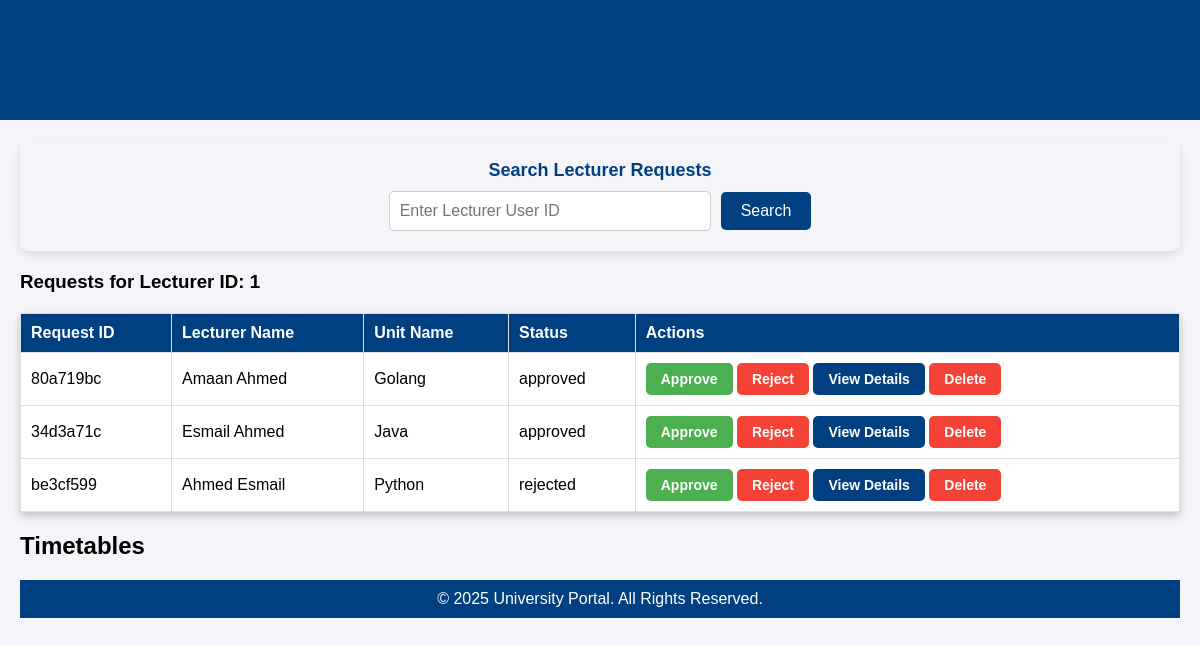
The app's page /dashboard/timetabler/search?lecturer_id=1 with its own data.
### tables this page shows
CREATE TABLE timetable_requests (
                id TEXT PRIMARY KEY,
                lecturer_id INTEGER NOT NULL,
                lecturer_name STRING NOT NULL,
                course_id INTEGER,
                unit_name TEXT NOT NULL,
                room_available TEXT NOT NULL DEFAULT 'Unknown', --default value set here
                student_count INTEGER NOT NULL,
                preferred_days TEXT,
                preferred_times TEXT,
                additional_notes TEXT,
                status TEXT DEFAULT 'pending',
                created_at TEXT DEFAULT CURRENT_TIMESTAMP,
                timetable_id STRING,
                FOREIGN KEY(lecturer_id) REFERENCES users(id)
            );

### app.py (the view)
@app.route('/dashboard/timetabler/search', methods=['GET'])
def search_lecturer_requests():
    lecturer_id = request.args.get('lecturer_id')  # Get the Lecturer User ID from the form
    if not lecturer_id:
        return redirect('/dashboard/timetabler')  # Redirect back if no ID is provided
    with get_db_connection() as conn:
        requests = conn.execute('''
            SELECT * FROM timetable_requests
            WHERE lecturer_id = ?
        ''', (lecturer_id,)).fetchall()
    return render_template('timetabler_dashboard.html', requests=requests, lecturer_id=lecturer_id)

### app.py (called while the page is built)
def get_db_connection():
    conn = sqlite3.connect('projo.db')  # Ensure this matches your database file
    conn.row_factory = sqlite3.Row  # Allows accessing columns by name
    return conn

### templates/timetabler_dashboard.html (shortened to what this page needs)
<!DOCTYPE html>
<html lang="en">
<head>
</head>
<body>
    <header>
        <h1>Time Tabler Dashboard</h1>
    </header>
    <main>
        <div class="search-container">
            <form action="/dashboard/timetabler/search" method="GET" class="search-form">
                <label for="lecturer_id" class="search-label">Search Lecturer Requests</label>
                <div class="search-input-group">
                    <input type="text" id="lecturer_id" name="lecturer_id" class="search-input" placeholder="Enter Lecturer User ID" required>
                    <button type="submit" class="search-btn">Search</button>
                </div>
            </form>
        </div>
        {% if lecturer_id %}
            <h3>Requests for Lecturer ID: {{ lecturer_id }}</h3>
        {% endif %}
        <table>
            <tr>
                <th>Request ID</th>
                <th>Lecturer Name</th>
                <th>Unit Name</th>
                <th>Status</th>
                <th>Actions</th>
            </tr>
            {% for request in requests %}
            <tr id="request-{{ request.id }}">
                <td>{{ request.id }}</td>
                <td>{{ request.lecturer_name }}</td>
                <td>{{ request.unit_name }}</td>
                <td>{{ request.status }}</td>
                <td>
                    <form method="POST" action="/request/approve/{{ request.id }}" style="display: inline;">
                        <button type="submit" class="approve-btn">Approve</button>
                    </form>
                    <form method="POST" action="/request/reject/{{ request.id }}" style="display: inline;">
                        <button type="submit" class="reject-btn">Reject</button>
                    </form>
                    <a href="/dashboard/timetabler/view/{{ request.id }}" class="view-details-btn">View Details</a>
                    <form method="POST" action="/request/delete/{{ request.id }}" style="display: inline;">
                        <button type="submit" class="delete-btn">Delete</button>
                    </form>
                </td>
            </tr>
            {% endfor %}
        </table>
        <h2>Timetables</h2>
    <footer>
        &copy; 2025 University Portal. All Rights Reserved.
    </footer>
</body>
</html>

### templates/timetabler_dashboard.html (style rules this page uses)
body { font-family: Arial, sans-serif; background-color: #f4f4f9; margin: 0; padding: 0; display: flex; flex-direction: column; min-height: 100vh; }
header { background-color: #004080; color: white; padding: 20px; text-align: center; }
main { flex: 1; padding: 20px; }
h1 { color: #004080; text-align: center; }
table { width: 100%; border-collapse: collapse; margin-top: 20px; background-color: white; box-shadow: 0 4px 8px rgba(0, 0, 0, 0.2); margin-bottom: 20px; }
th, td { padding: 10px; text-align: left; border: 1px solid #ddd; }
th { background-color: #004080; color: white; }
button { background-color: #004080; color: white; border: none; padding: 5px 10px; border-radius: 5px; cursor: pointer; }
footer { background-color: #004080; color: white; text-align: center; padding: 10px 0; position: relative; bottom: 0; width: 100%; }
.approve-btn { background-color: #4CAF50; color: white; border: none; padding: 8px 15px; cursor: pointer; border-radius: 5px; font-size: 14px; font-weight: bold; transition: background-color 0.3s ease; }
.reject-btn { background-color: #f44336; color: white; border: none; padding: 8px 15px; cursor: pointer; border-radius: 5px; font-size: 14px; font-weight: bold; transition: background-color 0.3s ease; }
.delete-btn { background-color: #dc3545; color: white; border: none; padding: 5px 10px; border-radius: 5px; cursor: pointer; }
.search-btn { background-color: #007bff; color: white; border: none; padding: 5px 10px; border-radius: 5px; cursor: pointer; }
.search-container { background-color: #f4f4f9; padding: 20px; border-radius: 8px; box-shadow: 0 4px 8px rgba(0, 0, 0, 0.1); margin-bottom: 20px; text-align: center; }
.search-form { display: flex; flex-direction: column; align-items: center; }
.search-label { font-size: 18px; font-weight: bold; color: #004080; margin-bottom: 10px; }
.search-input-group { display: flex; align-items: center; gap: 10px; }
.search-input { width: 300px; padding: 10px; border: 1px solid #ccc; border-radius: 5px; font-size: 16px; }
.search-btn { background-color: #004080; color: white; border: none; padding: 10px 20px; border-radius: 5px; font-size: 16px; cursor: pointer; transition: background-color 0.3s ease; }
.view-details-btn { display: inline-block; text-decoration: none; background-color: #004080; color: white; padding: 8px 15px; border-radius: 5px; font-size: 14px; font-weight: bold; text-align: center; transition: background-color 0.3s ease; }
.delete-btn { background-color: #f44336; color: white; border: none; padding: 8px 15px; cursor: pointer; border-radius: 5px; font-size: 14px; font-weight: bold; transition: background-color 0.3s ease; }

### records on screen
timetable_requests: id "80a719bc", lecturer_name "Amaan Ahmed", unit_name "Golang", status "approved"
timetable_requests: id "34d3a71c", lecturer_name "Esmail Ahmed", unit_name "Java", status "approved"
timetable_requests: id "be3cf599", lecturer_name "Ahmed Esmail", unit_name "Python", status "rejected"

### other values on screen
{{ lecturer_id }} "1"
